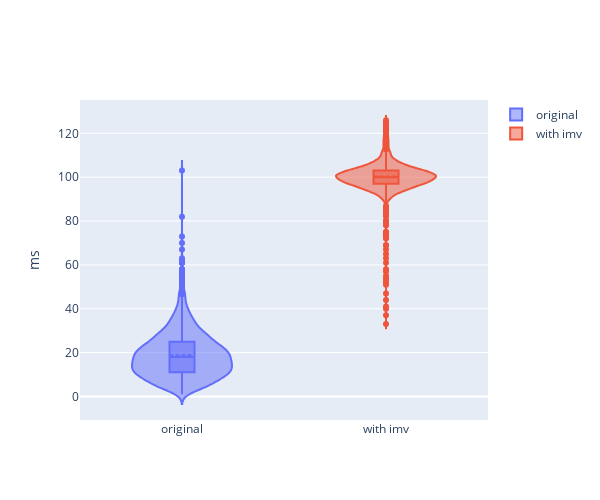

The notebook cell this image was saved under:
### Code cell
import plotly.graph_objects as go

fig = go.Figure()

fig.add_trace(go.Violin(
                        y=l,
                        name="original",
                        box_visible=True,
                        meanline_visible=True))

fig.add_trace(go.Violin(
                        y=i,
                        name="with imv",
                        box_visible=True,
                        meanline_visible=True))

fig.update_layout(
    autosize=False,
    width=600,
    height=500,
    yaxis=dict(
        title_text="ms",)
    )

fig.show()

### Figure 1 — Plotly figure (JSON) as saved in the notebook; plotly's stock layout.template omitted (floating-point values rounded to 4 significant figures; data arrays with more than 128 entries replaced by an {"elided": "..."} marker saying what was removed)
{"data": [{"box": {"visible": true}, "meanline": {"visible": true}, "name": "original", "type": "violin", "y": {"elided": "3000 int values"}}, {"box": {"visible": true}, "meanline": {"visible": true}, "name": "with imv", "type": "violin", "y": {"elided": "3000 int values"}}], "layout": {"autosize": false, "height": 500, "width": 600, "yaxis": {"title": {"text": "ms"}}}}
